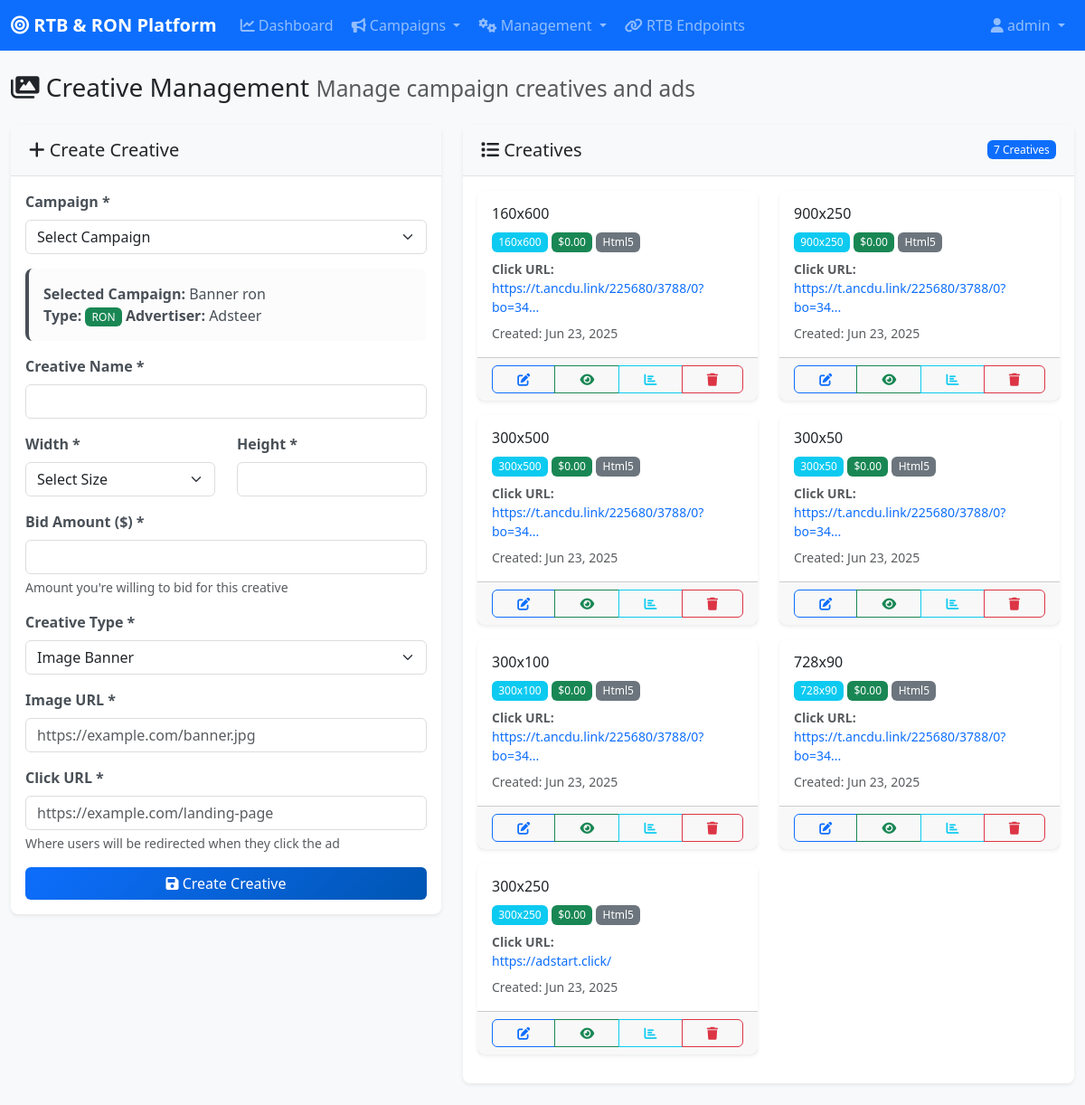
/admin/creative.php?campaign_id=6&type=ron (signed in), run on the app's committed database.
### tables this page shows
CREATE TABLE `campaigns` (
  `id` int(11) NOT NULL,
  `advertiser_id` int(11) DEFAULT NULL,
  `name` varchar(255) NOT NULL,
  `type` enum('rtb','ron') NOT NULL,
  `category_id` int(11) DEFAULT NULL,
  `bid_type` enum('cpm','cpc') DEFAULT 'cpm',
  `daily_budget` decimal(10,2) DEFAULT NULL,
  `total_budget` decimal(10,2) DEFAULT NULL,
  `daily_spent` decimal(10,2) DEFAULT 0.00,
  `total_spent` decimal(10,2) DEFAULT 0.00,
  `start_date` date DEFAULT NULL,
  `end_date` date DEFAULT NULL,
  `status` enum('active','paused','completed','pending') DEFAULT 'active',
  `endpoint_url` varchar(500) DEFAULT NULL,
  `target_countries` longtext DEFAULT NULL CHECK (json_valid(`target_countries`)),
  `target_browsers` longtext DEFAULT NULL CHECK (json_valid(`target_browsers`)),
  `target_devices` longtext DEFAULT NULL CHECK (json_valid(`target_devices`)),
  `target_os` longtext DEFAULT NULL CHECK (json_valid(`target_os`)),
  `banner_sizes` longtext DEFAULT NULL CHECK (json_valid(`banner_sizes`)),
  `created_at` timestamp NULL DEFAULT current_timestamp(),
  `updated_at` timestamp NULL DEFAULT current_timestamp() ON UPDATE current_timestamp()
);

CREATE TABLE `advertisers` (
  `id` int(11) NOT NULL,
  `name` varchar(255) NOT NULL,
  `email` varchar(100) DEFAULT NULL,
  `website` varchar(255) DEFAULT NULL,
  `contact_person` varchar(100) DEFAULT NULL,
  `phone` varchar(20) DEFAULT NULL,
  `balance` decimal(10,2) DEFAULT 0.00,
  `status` enum('active','inactive','pending') DEFAULT 'active',
  `created_at` timestamp NULL DEFAULT current_timestamp(),
  `updated_at` timestamp NULL DEFAULT current_timestamp() ON UPDATE current_timestamp(),
  `notes` text DEFAULT NULL
);

CREATE TABLE `creatives` (
  `id` int(11) NOT NULL,
  `campaign_id` int(11) DEFAULT NULL,
  `name` varchar(255) NOT NULL,
  `width` int(11) NOT NULL,
  `height` int(11) NOT NULL,
  `bid_amount` decimal(10,4) NOT NULL,
  `creative_type` enum('html5','image','video','third_party') DEFAULT 'image',
  `image_url` varchar(500) DEFAULT NULL,
  `video_url` varchar(500) DEFAULT NULL,
  `html_content` text DEFAULT NULL,
  `click_url` varchar(500) NOT NULL,
  `status` enum('active','inactive','pending','rejected') DEFAULT 'active',
  `created_at` timestamp NULL DEFAULT current_timestamp(),
  `updated_at` timestamp NULL DEFAULT current_timestamp() ON UPDATE current_timestamp()
);

### config/database.php (called while the page is built, shortened)
<?php
function formatCurrency($amount) {
    return '$' . number_format($amount, 2);
}
?>

### admin/creative.php (the view, shortened to what this page needs)
<?php
include 'includes/header.php';
$campaign_id = $_GET['campaign_id'] ?? null;
$campaign = null;
if ($campaign_id) {
    $stmt = $pdo->prepare("SELECT c.*, a.name as advertiser_name FROM campaigns c LEFT JOIN advertisers a ON c.advertiser_id = a.id WHERE c.id = ?");
    $stmt->execute([$campaign_id]);
    $campaign = $stmt->fetch();
}
$creatives = [];
if ($campaign_id) {
    $stmt = $pdo->prepare("SELECT * FROM creatives WHERE campaign_id = ? ORDER BY created_at DESC");
    $stmt->execute([$campaign_id]);
    $creatives = $stmt->fetchAll();
}
?>
<div class="row">
    <div class="col-12">
        <h1 class="h3 mb-4">
            <i class="fas fa-images"></i> Creative Management
            <small class="text-muted">Manage campaign creatives and ads</small>
        </h1>
    </div>
</div>
<div class="row">
    <div class="col-lg-5 mb-4">
        <div class="card">
            <div class="card-header">
                <h5 class="mb-0"><i class="fas fa-plus"></i> Create Creative</h5>
            </div>
            <div class="card-body">
                <form method="POST" id="creativeForm">
                    <div class="mb-3">
                        <label for="campaign_id" class="form-label">Campaign *</label>
                        <select class="form-select" id="campaign_id" name="campaign_id" required onchange="this.form.submit()">
                            <option value="">Select Campaign</option>
                        </select>
                    </div>
                    <?php if ($campaign): ?>
                        <div class="alert alert-light">
                            <strong>Selected Campaign:</strong> <?php echo htmlspecialchars($campaign['name']); ?><br>
                            <strong>Type:</strong> <span class="badge bg-<?php echo $campaign['type'] == 'rtb' ? 'primary' : 'success'; ?>"><?php echo strtoupper($campaign['type']); ?></span>
                            <strong>Advertiser:</strong> <?php echo htmlspecialchars($campaign['advertiser_name']); ?>
                        </div>
                        <div class="mb-3">
                            <label for="name" class="form-label">Creative Name *</label>
                            <input type="text" class="form-control" id="name" name="name" required>
                        </div>
                        <div class="row">
                            <div class="col-6 mb-3">
                                <label for="width" class="form-label">Width *</label>
                                <select class="form-select" id="width" name="width" required onchange="updateHeight()">
                                    <option value="">Select Size</option>
                                </select>
                            </div>
                            <div class="col-6 mb-3">
                                <label for="height" class="form-label">Height *</label>
                                <input type="number" class="form-control" id="height" name="height" required readonly>
                            </div>
                        </div>
                        <div class="mb-3">
                            <label for="bid_amount" class="form-label">Bid Amount ($) *</label>
                            <input type="number" class="form-control" id="bid_amount" name="bid_amount"
                                   step="0.0001" min="0" required>
                            <div class="form-text">Amount you're willing to bid for this creative</div>
                        </div>
                        <div class="mb-3">
                            <label for="creative_type" class="form-label">Creative Type *</label>
                            <select class="form-select" id="creative_type" name="creative_type" required onchange="toggleCreativeFields()">
                                <option value="image">Image Banner</option>
                            </select>
                        </div>
                        <div id="image_fields" class="creative-fields">
                            <div class="mb-3">
                                <label for="image_url" class="form-label">Image URL *</label>
                                <input type="url" class="form-control" id="image_url" name="image_url"
                                       placeholder="https://example.com/banner.jpg">
                            </div>
                        </div>
                        <div class="mb-3">
                            <label for="click_url" class="form-label">Click URL *</label>
                            <input type="url" class="form-control" id="click_url" name="click_url" required
                                   placeholder="https://example.com/landing-page">
                            <div class="form-text">Where users will be redirected when they click the ad</div>
                        </div>
                        <button type="submit" class="btn btn-primary w-100">
                            <i class="fas fa-save"></i> Create Creative
                        </button>
                    <?php endif; ?>
                </form>
            </div>
        </div>
    </div>
    <div class="col-lg-7 mb-4">
        <div class="card">
            <div class="card-header d-flex justify-content-between align-items-center">
                <h5 class="mb-0"><i class="fas fa-list"></i> Creatives</h5>
                <?php if ($campaign): ?>
                    <span class="badge bg-primary"><?php echo count($creatives); ?> Creatives</span>
                <?php endif; ?>
            </div>
            <div class="card-body">
                <?php if (!$campaign): ?>
                    <div class="text-center py-4">
                        <i class="fas fa-images fa-3x text-muted mb-3"></i>
                        <p class="text-muted">Select a campaign to view and manage creatives.</p>
                    </div>
                <?php else: ?>
                    <div class="row">
                        <?php foreach ($creatives as $creative): ?>
                            <div class="col-md-6 mb-3">
                                <div class="card h-100">
                                    <div class="card-body">
                                        <h6 class="card-title"><?php echo htmlspecialchars($creative['name']); ?></h6>
                                        <div class="mb-2">
                                            <span class="badge bg-info"><?php echo $creative['width']; ?>x<?php echo $creative['height']; ?></span>
                                            <span class="badge bg-success"><?php echo formatCurrency($creative['bid_amount']); ?></span>
                                            <span class="badge bg-secondary"><?php echo ucfirst($creative['creative_type']); ?></span>
                                        </div>
                                        <div class="text-muted small mb-2">
                                            <strong>Click URL:</strong><br>
                                            <a href="<?php echo htmlspecialchars($creative['click_url']); ?>" target="_blank" class="text-decoration-none">
                                                <?php echo htmlspecialchars(substr($creative['click_url'], 0, 40)) . (strlen($creative['click_url']) > 40 ? '...' : ''); ?>
                                            </a>
                                        </div>
                                        <div class="text-muted small">
                                            Created: <?php echo date('M j, Y', strtotime($creative['created_at'])); ?>
                                        </div>
                                    </div>
                                    <div class="card-footer">
                                        <div class="btn-group btn-group-sm w-100">
                                            <button class="btn btn-outline-primary" data-bs-toggle="tooltip" title="Edit">
                                                <i class="fas fa-edit"></i>
                                            </button>
                                            <button class="btn btn-outline-success" data-bs-toggle="tooltip" title="Preview">
                                                <i class="fas fa-eye"></i>
                                            </button>
                                            <button class="btn btn-outline-info" data-bs-toggle="tooltip" title="Stats">
                                                <i class="fas fa-chart-bar"></i>
                                            </button>
                                            <button class="btn btn-outline-danger btn-delete" data-bs-toggle="tooltip" title="Delete">
                                                <i class="fas fa-trash"></i>
                                            </button>
                                        </div>
                                    </div>
                                </div>
                            </div>
                        <?php endforeach; ?>
                    </div>
                <?php endif; ?>
            </div>
        </div>
    </div>
</div>
<?php include 'includes/footer.php'; ?>

### asset/css/style.css (style rules this page uses)
:root { --primary-color: #0d6efd; --secondary-color: #6c757d; --success-color: #198754; --warning-color: #ffc107; --danger-color: #dc3545; --info-color: #0dcaf0; --light-color: #f8f9fa; --dark-color: #212529; --sidebar-width: 280px; }
body { font-family: 'Segoe UI', Tahoma, Geneva, Verdana, sans-serif; background-color: #f8f9fa; transition: all 0.3s ease; }
.card { border: none; box-shadow: 0 0.125rem 0.25rem rgba(0, 0, 0, 0.075); border-radius: 0.5rem; transition: transform 0.2s ease, box-shadow 0.2s ease; }
.card-header { background-color: #f8f9fa; border-bottom: 1px solid #dee2e6; font-weight: 600; padding: 1rem 1.25rem; }
.btn { border-radius: 0.375rem; font-weight: 500; transition: all 0.2s ease; }
.btn-primary { background: linear-gradient(135deg, #0d6efd 0%, #0056b3 100%); border: none; }
.form-control, .form-select { border: 1px solid #ddd; border-radius: 0.375rem; transition: border-color 0.2s ease, box-shadow 0.2s ease; }
.form-label { font-weight: 600; color: #495057; margin-bottom: 0.5rem; }
.badge { font-weight: 500; font-size: 0.75em; padding: 0.4em 0.6em; border-radius: 0.375rem; }
.alert { border: none; border-radius: 0.5rem; border-left: 4px solid; }

### data on the page
campaigns: name "Banner ron", type "RON", advertiser.name "Adsteer"
creatives: name "160x600", width "160", height "600", bid_amount "$0.00", creative_type "Html5", click_url "https://t.ancdu.link/225680/3788/0?bo=34", created_at "Jun 23, 2025"
creatives: name "900x250", width "900", height "250", bid_amount "$0.00", creative_type "Html5", click_url "https://t.ancdu.link/225680/3788/0?bo=34", created_at "Jun 23, 2025"
creatives: name "300x500", width "300", height "500", bid_amount "$0.00", creative_type "Html5", click_url "https://t.ancdu.link/225680/3788/0?bo=34", created_at "Jun 23, 2025"
creatives: name "300x50", width "300", height "50", bid_amount "$0.00", creative_type "Html5", click_url "https://t.ancdu.link/225680/3788/0?bo=34", created_at "Jun 23, 2025"
creatives: name "300x100", width "300", height "100", bid_amount "$0.00", creative_type "Html5", click_url "https://t.ancdu.link/225680/3788/0?bo=34", created_at "Jun 23, 2025"
creatives: name "728x90", width "728", height "90", bid_amount "$0.00", creative_type "Html5", click_url "https://t.ancdu.link/225680/3788/0?bo=34", created_at "Jun 23, 2025"
creatives: name "300x250", width "300", height "250", bid_amount "$0.00", creative_type "Html5", click_url "https://adstart.click/", created_at "Jun 23, 2025"

### other printed values
$_SESSION['username'] "admin"
count($creatives) "7"
